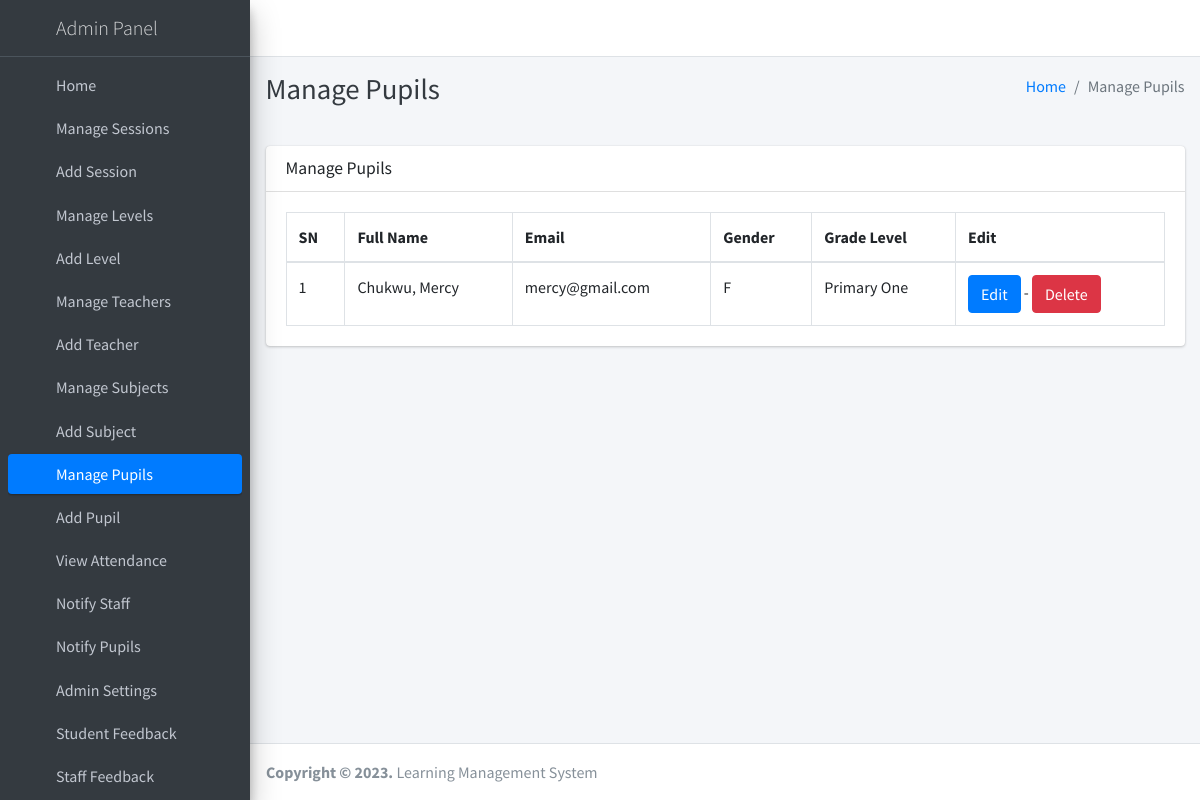
Page /student/manage/ (signed in) on the committed database.
### main_app/models.py (models this page shows, shortened)
class CustomUser(AbstractUser):
    USER_TYPE = ((1, "HOD"), (2, "Staff"), (3, "Student"))
    GENDER = [("M", "Male"), ("F", "Female")]
    username = None  # Removed username, using email instead
    email = models.EmailField(unique=True)
    user_type = models.CharField(default=1, choices=USER_TYPE, max_length=1)
    gender = models.CharField(max_length=1, choices=GENDER)
    profile_pic = models.ImageField(blank=True, null=True)
    address = models.CharField(max_length=200, blank=True, null=True)
    fcm_token = models.TextField(default="")  # For firebase notifications
    created_at = models.DateTimeField(auto_now_add=True)
    updated_at = models.DateTimeField(auto_now=True)
    USERNAME_FIELD = "email"
    REQUIRED_FIELDS = []
    objects = CustomUserManager()

class Student(models.Model):
    admin = models.OneToOneField(CustomUser, on_delete=models.CASCADE)
    course = models.ForeignKey(
        Course, on_delete=models.DO_NOTHING, null=True, blank=False)
    session = models.ForeignKey(
        Session, on_delete=models.DO_NOTHING, null=True)

class Course(models.Model):
    name = models.CharField(max_length=120)
    created_at = models.DateTimeField(auto_now_add=True)
    updated_at = models.DateTimeField(auto_now=True)

### main_app/hod_views.py (the view)
# urls.py: path("student/manage/", hod_views.manage_student, name='manage_student'),
def manage_student(request):
    students = CustomUser.objects.filter(user_type=3)
    context = {
        'students': students,
        'page_title': 'Manage Pupils'
    }
    return render(request, "hod_template/manage_student.html", context)

### main_app/templates/hod_template/manage_student.html
{% extends 'main_app/base.html' %}
{% load static %}
{% block page_title %}{{page_title}}{% endblock page_title %}
{% block content %}
<section class="content">
    <div class="container-fluid">
        <div class="row">
            <div class="col-md-12">
                <div class="card">
                    <div class="card-header">
                        <h3 class="card-title">{{page_title}}</h3>
                    </div>
                    <div class="card-body">
                        <table id="example2" class="table table-bordered table-hover">
                            <thead>
                                <tr>
                                    <th>SN</th>
                                    <th>Full Name</th>
                                    <th>Email</th>
                                    <th>Gender</th>
                                    <th>Grade Level</th>
                                    <th>Edit</th>
                                </tr>
                            </thead>
                            <tbody>
                                {% for student in students %}
                                <tr>
                                    <td>{{ forloop.counter }}</td>
                                    <td>{{student.last_name}}, {{student.first_name}}</td>
                                    <td>{{student.email}}</td>
                                    <td>{{student.gender}}</td>
                                    <td>{{student.student.course.name}}</td>
                                    <td><a href="{% url 'edit_student' student.student.id %}" class="btn btn-primary">Edit</a> -
                                        <a href="{% url 'delete_student' student.student.id %}" class="btn btn-danger" onclick="return confirm('Are you sure about this ?')">Delete</a>
                                    </td>
                                </tr>
                                {% endfor %}
                            </tbody>
                        </table>
                    </div>
                </div>
            </div>
        </div>
    </div>
</section>
{% endblock content %}

### rows in the picture
CustomUser: last_name "Chukwu", first_name "Mercy", email "mercy@gmail.com", gender "F", student.course.name "Primary One"

### other values in the picture
{{ page_title }} "Manage Pupils"
